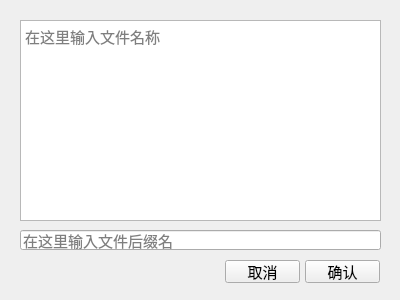
<?xml version="1.0" encoding="UTF-8"?>
<ui version="4.0">
 <class>Form</class>
 <widget class="QWidget" name="Form">
  <property name="geometry">
   <rect>
    <x>0</x>
    <y>0</y>
    <width>400</width>
    <height>300</height>
   </rect>
  </property>
  <property name="font">
   <font>
    <pointsize>11</pointsize>
   </font>
  </property>
  <property name="windowTitle">
   <string>修改名称</string>
  </property>
  <widget class="QTextEdit" name="textEdit">
   <property name="geometry">
    <rect>
     <x>20</x>
     <y>20</y>
     <width>361</width>
     <height>201</height>
    </rect>
   </property>
   <property name="placeholderText">
    <string>在这里输入文件名称</string>
   </property>
  </widget>
  <widget class="QLineEdit" name="lineEdit">
   <property name="geometry">
    <rect>
     <x>20</x>
     <y>230</y>
     <width>361</width>
     <height>20</height>
    </rect>
   </property>
   <property name="placeholderText">
    <string>在这里输入文件后缀名</string>
   </property>
  </widget>
  <widget class="QPushButton" name="pushButton">
   <property name="geometry">
    <rect>
     <x>305</x>
     <y>260</y>
     <width>75</width>
     <height>23</height>
    </rect>
   </property>
   <property name="text">
    <string>确认</string>
   </property>
  </widget>
  <widget class="QPushButton" name="pushButton_2">
   <property name="geometry">
    <rect>
     <x>225</x>
     <y>260</y>
     <width>75</width>
     <height>23</height>
    </rect>
   </property>
   <property name="text">
    <string>取消</string>
   </property>
  </widget>
 </widget>
 <resources/>
 <connections>
  <connection>
   <sender>pushButton_2</sender>
   <signal>clicked()</signal>
   <receiver>Form</receiver>
   <slot>close()</slot>
   <hints>
    <hint type="sourcelabel">
     <x>254</x>
     <y>276</y>
    </hint>
    <hint type="destinationlabel">
     <x>255</x>
     <y>291</y>
    </hint>
   </hints>
  </connection>
 </connections>
</ui>
